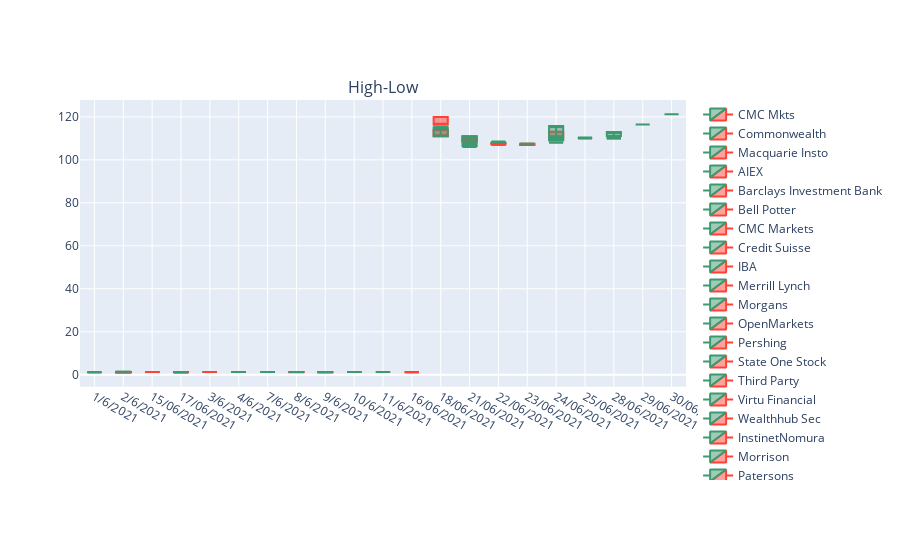

Notebook source saved alongside this figure:
### Code cell
pd.options.mode.chained_assignment = None  # default='warn'

def process_df(df):
    df['Sell Price'] = np.where(df['Sell Price'] == 0,df['Buy Price'],df['Sell Price'])
    df['Buy Price'] = np.where(df['Buy Price'] == 0,df['Sell Price'],df['Buy Price'])

def overlay_plotting():
    global file_name
    
    graph1_df = pd.read_csv(file_name)
    df = graph1_df[graph1_df['Broker'] != 'Total']
    lob = df['Broker'].unique().tolist()
    
    process_df(df)
    
    fig = make_subplots(rows=2, cols=1, shared_xaxes=False, vertical_spacing=0.03, subplot_titles=('High-Low',''), row_width=[0.2, 0.7])
    for i in lob:
        temp_df = df[df['Broker'] == i]
        fig.add_trace(go.Candlestick(x=temp_df['Date (DD/MM/YYYY)'], open=temp_df['Sell Price'], high=temp_df['Sell Price'], low=temp_df['Buy Price'], close=temp_df['Buy Price'], name=i),row=1, col=1)

    fig.update(layout_xaxis_rangeslider_visible=False)

    fig.show()

overlay_plotting()

### Figure 1 — Plotly figure (JSON) as saved in the notebook; plotly's stock layout.template omitted (floating-point values rounded to 4 significant figures)
{"data": [{"close": [1.2, 1.3, 1.3, 1.2], "high": [1.2, 1.3, 1.3, 1.3], "low": [1.2, 1.3, 1.3, 1.2], "name": "CMC Mkts", "open": [1.2, 1.3, 1.3, 1.3], "type": "candlestick", "x": ["1/6/2021", "2/6/2021", "15/06/2021", "17/06/2021"], "xaxis": "x", "yaxis": "y"}, {"close": [1.186, 1.287, 1.3, 1.3, 1.3, 1.3, 1.2, 1.3, 1.3, 1.3, 1.2, 1.3, 111, 110.4, 107.9, 107.2, 109.9, 110.1, 113.0], "high": [1.186, 1.321, 1.3, 1.3, 1.3, 1.298, 1.281, 1.3, 1.3, 1.3, 1.2, 1.3, 113.9, 108.4, 107.7, 107.1, 113.0, 110.1, 111.1], "low": [1.186, 1.287, 1.3, 1.3, 1.3, 1.3, 1.2, 1.3, 1.3, 1.3, 1.2, 1.3, 111, 110.4, 107.9, 107.2, 109.9, 110.1, 113.0], "name": "Commonwealth", "open": [1.186, 1.321, 1.3, 1.3, 1.3, 1.298, 1.281, 1.3, 1.3, 1.3, 1.2, 1.3, 113.9, 108.4, 107.7, 107.1, 113.0, 110.1, 111.1], "type": "candlestick", "x": ["1/6/2021", "2/6/2021", "3/6/2021", "4/6/2021", "7/6/2021", "8/6/2021", "9/6/2021", "10/6/2021", "11/6/2021", "15/06/2021", "16/06/2021", "17/06/2021", "18/06/2021", "21/06/2021", "22/06/2021", "23/06/2021", "24/06/2021", "25/06/2021", "28/06/2021"], "xaxis": "x", "yaxis": "y"}, {"close": [1.1, 115], "high": [1.1, 115], "low": [1.1, 115], "name": "Macquarie Insto", "open": [1.1, 115], "type": "candlestick", "x": ["1/6/2021", "18/06/2021"], "xaxis": "x", "yaxis": "y"}, {"close": [1.2, 1.3, 1.3, 1.2, 115, 107.5, 107.3, 107, 110, 110], "high": [1.261, 1.3, 1.3, 1.2, 111, 106.5, 107.5, 107, 109, 110], "low": [1.2, 1.3, 1.3, 1.2, 115, 107.5, 107.3, 107, 110, 110], "name": "AIEX", "open": [1.261, 1.3, 1.3, 1.2, 111, 106.5, 107.5, 107, 109, 110], "type": "candlestick", "x": ["2/6/2021", "3/6/2021", "11/6/2021", "16/06/2021", "18/06/2021", "21/06/2021", "22/06/2021", "23/06/2021", "24/06/2021", "25/06/2021"], "xaxis": "x", "yaxis": "y"}, {"close": [1.284, 1.3, 1.3, 1.3, 1.3, 1.3, 1.3, 1.3], "high": [1.321, 1.3, 1.3, 1.3, 1.3, 1.3, 1.3, 1.3], "low": [1.284, 1.3, 1.3, 1.3, 1.3, 1.3, 1.3, 1.3], "name": "Barclays Investment Bank", "open": [1.321, 1.3, 1.3, 1.3, 1.3, 1.3, 1.3, 1.3], "type": "candlestick", "x": ["2/6/2021", "3/6/2021", "4/6/2021", "7/6/2021", "8/6/2021", "9/6/2021", "10/6/2021", "15/06/2021"], "xaxis": "x", "yaxis": "y"}, {"close": [1.2, 1.3, 1.2, 1.3, 108], "high": [1.239, 1.3, 1.2, 1.3, 108], "low": [1.2, 1.3, 1.2, 1.3, 108], "name": "Bell Potter", "open": [1.239, 1.3, 1.2, 1.3, 108], "type": "candlestick", "x": ["2/6/2021", "8/6/2021", "9/6/2021", "15/06/2021", "21/06/2021"], "xaxis": "x", "yaxis": "y"}, {"close": [1.268, 1.3, 1.3, 1.3, 1.3, 1.3, 115, 108.5, 107.0, 115.7, 110, 110], "high": [1.287, 1.3, 1.3, 1.3, 1.3, 1.3, 115, 111, 107.0, 111, 110, 110], "low": [1.268, 1.3, 1.3, 1.3, 1.3, 1.3, 115, 108.5, 107.0, 115.7, 110, 110], "name": "CMC Markets", "open": [1.287, 1.3, 1.3, 1.3, 1.3, 1.3, 115, 111, 107.0, 111, 110, 110], "type": "candlestick", "x": ["2/6/2021", "3/6/2021", "4/6/2021", "7/6/2021", "8/6/2021", "9/6/2021", "18/06/2021", "21/06/2021", "22/06/2021", "24/06/2021", "25/06/2021", "28/06/2021"], "xaxis": "x", "yaxis": "y"}, {"close": [1.3, 1.3, 1.3, 1.3, 1.3, 1.3, 1.3, 1.25, 1.3, 115, 108.0, 110.0, 112.8], "high": [1.266, 1.3, 1.3, 1.3, 1.3, 1.3, 1.3, 1.25, 1.3, 115, 108.0, 110, 112.8], "low": [1.3, 1.3, 1.3, 1.3, 1.3, 1.3, 1.3, 1.25, 1.3, 115, 108.0, 110.0, 112.8], "name": "Credit Suisse", "open": [1.266, 1.3, 1.3, 1.3, 1.3, 1.3, 1.3, 1.25, 1.3, 115, 108.0, 110, 112.8], "type": "candlestick", "x": ["2/6/2021", "3/6/2021", "7/6/2021", "9/6/2021", "10/6/2021", "11/6/2021", "15/06/2021", "16/06/2021", "17/06/2021", "18/06/2021", "21/06/2021", "24/06/2021", "28/06/2021"], "xaxis": "x", "yaxis": "y"}, {"close": [1.3, 1.3, 1.225, 107.5], "high": [1.3, 1.3, 1.225, 107.5], "low": [1.3, 1.3, 1.225, 107.5], "name": "IBA", "open": [1.3, 1.3, 1.225, 107.5], "type": "candlestick", "x": ["2/6/2021", "15/06/2021", "16/06/2021", "23/06/2021"], "xaxis": "x", "yaxis": "y"}, {"close": [1.2, 1.3, 1.3, 1.3, 1.3, 114.5, 107, 110], "high": [1.25, 1.3, 1.3, 1.3, 1.3, 114.5, 107, 110], "low": [1.2, 1.3, 1.3, 1.3, 1.3, 114.5, 107, 110], "name": "Merrill Lynch", "open": [1.25, 1.3, 1.3, 1.3, 1.3, 114.5, 107, 110], "type": "candlestick", "x": ["2/6/2021", "8/6/2021", "10/6/2021", "11/6/2021", "15/06/2021", "18/06/2021", "23/06/2021", "28/06/2021"], "xaxis": "x", "yaxis": "y"}, {"close": [1.3], "high": [1.3], "low": [1.3], "name": "Morgans", "open": [1.3], "type": "candlestick", "x": ["2/6/2021"], "xaxis": "x", "yaxis": "y"}, {"close": [1.2, 1.3, 1.3, 1.3, 1.3, 1.3, 1.3, 1.2, 108.5], "high": [1.274, 1.3, 1.3, 1.3, 1.3, 1.3, 1.3, 1.2, 108.5], "low": [1.2, 1.3, 1.3, 1.3, 1.3, 1.3, 1.3, 1.2, 108.5], "name": "OpenMarkets", "open": [1.274, 1.3, 1.3, 1.3, 1.3, 1.3, 1.3, 1.2, 108.5], "type": "candlestick", "x": ["2/6/2021", "3/6/2021", "4/6/2021", "7/6/2021", "9/6/2021", "10/6/2021", "15/06/2021", "17/06/2021", "22/06/2021"], "xaxis": "x", "yaxis": "y"}, {"close": [1.2, 1.2], "high": [1.2, 1.2], "low": [1.2, 1.2], "name": "Pershing", "open": [1.2, 1.2], "type": "candlestick", "x": ["2/6/2021", "17/06/2021"], "xaxis": "x", "yaxis": "y"}, {"close": [1.3, 1.3, 1.3, 1.3, 107], "high": [1.3, 1.3, 1.3, 1.3, 107], "low": [1.3, 1.3, 1.3, 1.3, 107], "name": "State One Stock", "open": [1.3, 1.3, 1.3, 1.3, 107], "type": "candlestick", "x": ["2/6/2021", "7/6/2021", "8/6/2021", "9/6/2021", "23/06/2021"], "xaxis": "x", "yaxis": "y"}, {"close": [1.377, 1.3, 106, 110], "high": [1.229, 1.3, 106, 110], "low": [1.377, 1.3, 106, 110], "name": "Third Party", "open": [1.229, 1.3, 106, 110], "type": "candlestick", "x": ["2/6/2021", "4/6/2021", "21/06/2021", "28/06/2021"], "xaxis": "x", "yaxis": "y"}, {"close": [1.2, 1.3, 1.3, 1.3, 1.2, 1.2, 1.3, 1.3, 1.2], "high": [1.3, 1.3, 1.3, 1.3, 1.3, 1.3, 1.3, 1.3, 1.2], "low": [1.2, 1.3, 1.3, 1.3, 1.2, 1.2, 1.3, 1.3, 1.2], "name": "Virtu Financial", "open": [1.3, 1.3, 1.3, 1.3, 1.3, 1.3, 1.3, 1.3, 1.2], "type": "candlestick", "x": ["2/6/2021", "3/6/2021", "4/6/2021", "7/6/2021", "8/6/2021", "9/6/2021", "10/6/2021", "15/06/2021", "17/06/2021"], "xaxis": "x", "yaxis": "y"}, {"close": [1.4, 1.3, 1.3, 1.3, 1.3, 116.3, 111, 107.0, 109], "high": [1.4, 1.3, 1.3, 1.3, 1.3, 120, 108.5, 107.5, 109], "low": [1.4, 1.3, 1.3, 1.3, 1.3, 116.3, 111, 107.0, 109], "name": "Wealthhub Sec", "open": [1.4, 1.3, 1.3, 1.3, 1.3, 120, 108.5, 107.5, 109], "type": "candlestick", "x": ["2/6/2021", "3/6/2021", "10/6/2021", "11/6/2021", "15/06/2021", "18/06/2021", "21/06/2021", "23/06/2021", "24/06/2021"], "xaxis": "x", "yaxis": "y"}, {"close": [1.3, 1.3], "high": [1.3, 1.3], "low": [1.3, 1.3], "name": "InstinetNomura", "open": [1.3, 1.3], "type": "candlestick", "x": ["4/6/2021", "9/6/2021"], "xaxis": "x", "yaxis": "y"}, {"close": [1.3, 108], "high": [1.3, 108], "low": [1.3, 108], "name": "Morrison", "open": [1.3, 108], "type": "candlestick", "x": ["7/6/2021", "22/06/2021"], "xaxis": "x", "yaxis": "y"}, {"close": [1.225, 1.3, 1.3, 108, 107, 107.5, 109.7, 110.4], "high": [1.225, 1.3, 1.3, 108, 107, 107.5, 109.7, 110.4], "low": [1.225, 1.3, 1.3, 108, 107, 107.5, 109.7, 110.4], "name": "Patersons", "open": [1.225, 1.3, 1.3, 108, 107, 107.5, 109.7, 110.4], "type": "candlestick", "x": ["8/6/2021", "9/6/2021", "11/6/2021", "21/06/2021", "22/06/2021", "23/06/2021", "24/06/2021", "25/06/2021"], "xaxis": "x", "yaxis": "y"}, {"close": [1.25, 115], "high": [1.25, 115], "low": [1.25, 115], "name": "Citigroup", "open": [1.25, 115], "type": "candlestick", "x": ["10/6/2021", "18/06/2021"], "xaxis": "x", "yaxis": "y"}, {"close": [1.2, 108.1, 110, 110], "high": [1.2, 108.1, 110, 110], "low": [1.2, 108.1, 110, 110], "name": "Shaw", "open": [1.2, 108.1, 110, 110], "type": "candlestick", "x": ["17/06/2021", "22/06/2021", "25/06/2021", "28/06/2021"], "xaxis": "x", "yaxis": "y"}, {"close": [108], "high": [108], "low": [108], "name": "Morgan Stanley", "open": [108], "type": "candlestick", "x": ["24/06/2021"], "xaxis": "x", "yaxis": "y"}, {"close": [116.4, 121.2], "high": [116.4, 121.2], "low": [116.4, 121.2], "name": "Unassigned Transactions", "open": [116.4, 121.2], "type": "candlestick", "x": ["29/06/2021", "30/06/2021"], "xaxis": "x", "yaxis": "y"}], "layout": {"annotations": [{"font": {"size": 16}, "showarrow": false, "text": "High-Low", "x": 0.5, "xanchor": "center", "xref": "paper", "y": 1, "yanchor": "bottom", "yref": "paper"}], "xaxis": {"anchor": "y", "domain": [0, 1], "rangeslider": {"visible": false}}, "xaxis2": {"anchor": "y2", "domain": [0, 1]}, "yaxis": {"anchor": "x", "domain": [0.2456, 1]}, "yaxis2": {"anchor": "x2", "domain": [0, 0.2156]}}}
